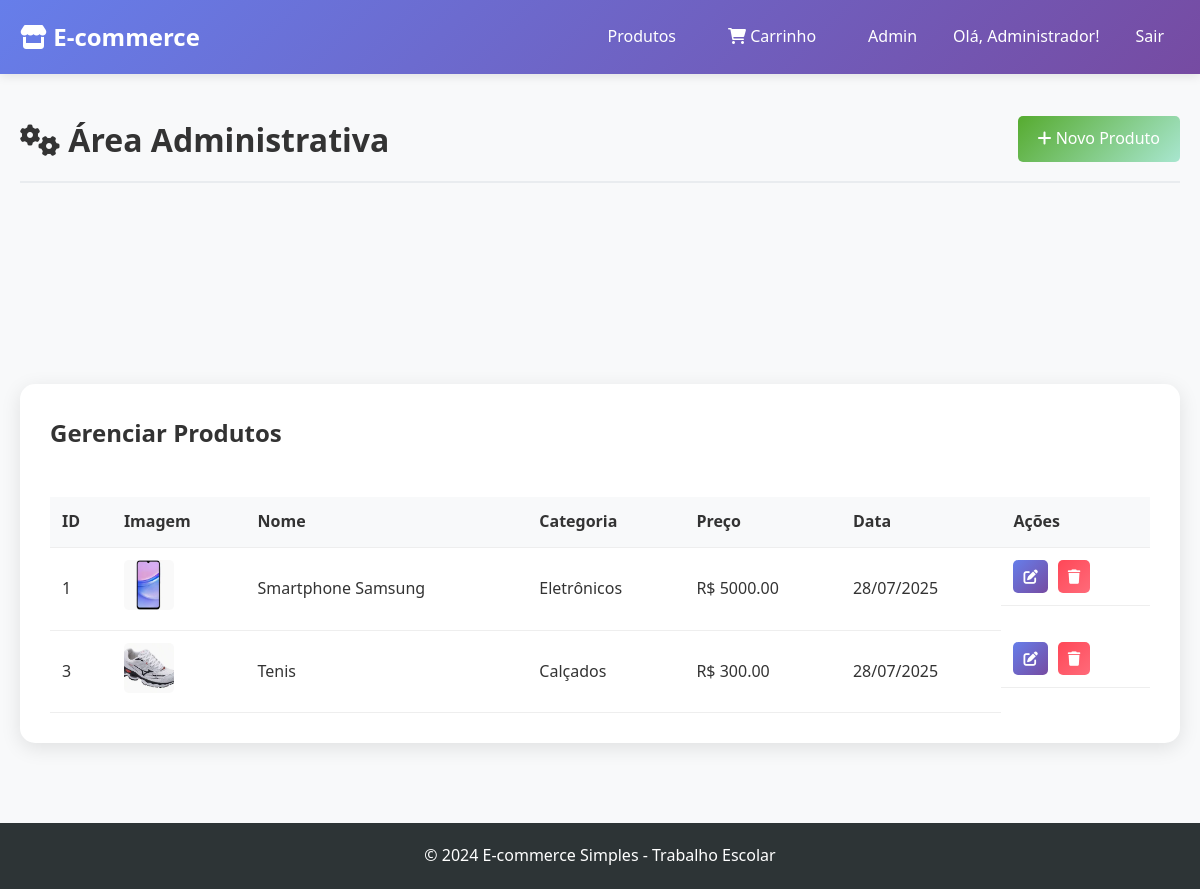
The app's page /admin (signed in) with its own data.
### app.py (models this page shows)
class Produto(db.Model):
    id = db.Column(db.Integer, primary_key=True)
    nome = db.Column(db.String(100), nullable=False)
    preco = db.Column(db.Float, nullable=False)
    categoria = db.Column(db.String(50), nullable=False)
    imagem = db.Column(db.String(200), default='produto-default.jpg')
    descricao = db.Column(db.Text)
    data_criacao = db.Column(db.DateTime, default=datetime.utcnow)

### app.py (the view)
@app.route('/admin')
def admin():
    if not session.get('is_admin'):
        flash('Acesso negado!', 'error')
        return redirect(url_for('index'))
    produtos = Produto.query.all()
    usuarios = Usuario.query.count()
    pedidos = Pedido.query.count()
    return render_template('admin.html', produtos=produtos, usuarios=usuarios, pedidos=pedidos)

### templates/admin.html (shortened to what this page needs)
{% extends "base.html" %}
{% block content %}
<div class="container">
    <div class="admin-header">
        <h1><i class="fas fa-cogs"></i> Área Administrativa</h1>
        <a href="{{ url_for('novo_produto') }}" class="btn btn-success">
            <i class="fas fa-plus"></i> Novo Produto
        </a>
    </div>
    <div class="admin-stats">
    </div>
    <div class="admin-section">
        <h2>Gerenciar Produtos</h2>
        {% if produtos %}
            <div class="admin-table-container">
                <table class="admin-table">
                    <thead>
                        <tr>
                            <th>ID</th>
                            <th>Imagem</th>
                            <th>Nome</th>
                            <th>Categoria</th>
                            <th>Preço</th>
                            <th>Data</th>
                            <th>Ações</th>
                        </tr>
                    </thead>
                    <tbody>
                        {% for produto in produtos %}
                            <tr>
                                <td>{{ produto.id }}</td>
                                <td>
                                    <img src="{{ url_for('static', filename='images/' + produto.imagem) }}" alt="{{ produto.nome }}" class="admin-product-image" onerror="this.src='{{ url_for('static', filename='images/produto-default.jpg') }}'">
                                </td>
                                <td>{{ produto.nome }}</td>
                                <td>{{ produto.categoria }}</td>
                                <td>R$ {{ "%.2f"|format(produto.preco) }}</td>
                                <td>{{ produto.data_criacao.strftime('%d/%m/%Y') }}</td>
                                <td class="admin-actions">
                                    <a href="{{ url_for('editar_produto', produto_id=produto.id) }}" class="btn btn-sm btn-primary">
                                        <i class="fas fa-edit"></i>
                                    </a>
                                    <a href="{{ url_for('deletar_produto', produto_id=produto.id) }}" class="btn btn-sm btn-danger" onclick="return confirm('Tem certeza que deseja deletar este produto?')">
                                        <i class="fas fa-trash"></i>
                                    </a>
                                </td>
                            </tr>
                        {% endfor %}
                    </tbody>
                </table>
            </div>
        {% endif %}
    </div>
</div>
{% endblock %}

### templates/base.html (shortened to what this page needs)
<!DOCTYPE html>
<html lang="pt-br">
<head>
    <link rel="stylesheet" href="{{ url_for('static', filename='style.css') }}">
    <link href="https://cdnjs.cloudflare.com/ajax/libs/font-awesome/6.0.0/css/all.min.css" rel="stylesheet">
</head>
<body>
    <header>
        <nav class="navbar">
            <div class="nav-container">
                <a href="{{ url_for('index') }}" class="nav-logo">
                    <i class="fas fa-store"></i> E-commerce
                </a>
                <div class="nav-menu">
                    <a href="{{ url_for('index') }}" class="nav-link">Produtos</a>
                    <a href="{{ url_for('carrinho') }}" class="nav-link">
                        <i class="fas fa-shopping-cart"></i> Carrinho
                    </a>
                    {% if session.usuario_id %}
                        {% if session.is_admin %}
                            <a href="{{ url_for('admin') }}" class="nav-link">Admin</a>
                        {% endif %}
                        <span class="nav-user">Olá, {{ session.usuario_nome }}!</span>
                        <a href="{{ url_for('logout') }}" class="nav-link">Sair</a>
                    {% else %}
                        <a href="{{ url_for('login') }}" class="nav-link">Login</a>
                        <a href="{{ url_for('cadastro') }}" class="nav-link">Cadastro</a>
                    {% endif %}
                </div>
            </div>
        </nav>
    </header>
    <main class="main-content">
        {% block content %}{% endblock %}
    </main>
    <footer>
        <div class="footer-content">
            <p>&copy; 2024 E-commerce Simples - Trabalho Escolar</p>
        </div>
    </footer>
</body>
</html>

### static/style.css (style rules this page uses)
* { margin: 0; padding: 0; box-sizing: border-box; }
body { font-family: 'Segoe UI', Tahoma, Geneva, Verdana, sans-serif; line-height: 1.6; color: #333; background-color: #f8f9fa; }
.container { max-width: 1200px; margin: 0 auto; padding: 20px; }
.navbar { background: linear-gradient(135deg, #667eea 0%, #764ba2 100%); padding: 1rem 0; box-shadow: 0 2px 10px rgba(0,0,0,0.1); position: sticky; top: 0; z-index: 1000; }
.nav-container { max-width: 1200px; margin: 0 auto; display: flex; justify-content: space-between; align-items: center; padding: 0 20px; }
.nav-logo { color: white; text-decoration: none; font-size: 1.5rem; font-weight: bold; }
.nav-menu { display: flex; align-items: center; gap: 20px; }
.nav-link { color: white; text-decoration: none; padding: 8px 16px; border-radius: 5px; transition: background-color 0.3s; position: relative; }
.nav-user { color: white; font-weight: 500; }
.main-content { min-height: calc(100vh - 140px); padding: 20px 0; }
.btn { display: inline-block; padding: 10px 20px; border: none; border-radius: 5px; text-decoration: none; cursor: pointer; font-size: 1rem; transition: all 0.3s; text-align: center; }
.btn-primary { background: linear-gradient(135deg, #667eea 0%, #764ba2 100%); color: white; }
.btn-success { background: linear-gradient(135deg, #56ab2f 0%, #a8e6cf 100%); color: white; }
.btn-danger { background: linear-gradient(135deg, #ff4757 0%, #ff6b7a 100%); color: white; }
.btn-sm { padding: 5px 10px; font-size: 0.9rem; }
.admin-header { display: flex; justify-content: space-between; align-items: center; margin-bottom: 2rem; padding-bottom: 1rem; border-bottom: 2px solid #e9ecef; }
.admin-stats { display: grid; grid-template-columns: repeat(auto-fit, minmax(200px, 1fr)); gap: 20px; margin-bottom: 40px; }
.admin-section { background: white; padding: 30px; border-radius: 15px; box-shadow: 0 5px 20px rgba(0,0,0,0.1); }
.admin-section h2 { margin-bottom: 25px; color: #333; }
.admin-table-container { overflow-x: auto; }
.admin-table { width: 100%; border-collapse: collapse; margin-top: 20px; }
.admin-table th, .admin-table td { padding: 12px; text-align: left; border-bottom: 1px solid #eee; }
.admin-table th { background: #f8f9fa; font-weight: 600; color: #333; }
.admin-product-image { width: 50px; height: 50px; object-fit: cover; border-radius: 5px; }
.admin-actions { display: flex; gap: 10px; }
footer { background: #2d3436; color: white; text-align: center; padding: 20px 0; margin-top: 40px; }

### records on screen
Produto: id "1", imagem (picture), nome "Smartphone Samsung", categoria "Eletrônicos", preco "5000.00", data_criacao "28/07/2025"
Produto: id "3", imagem (picture), nome "Tenis", categoria "Calçados", preco "300.00", data_criacao "28/07/2025"

### other values on screen
{{ session.usuario_nome }} "Administrador"
